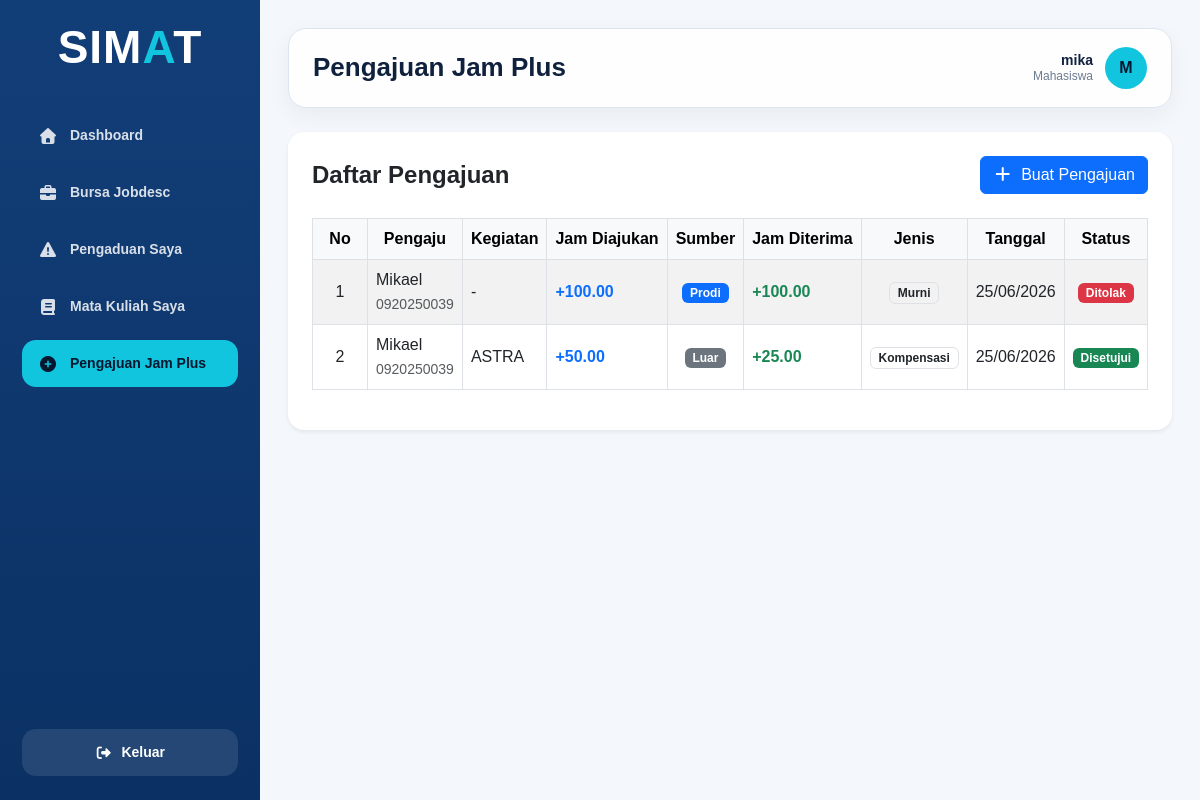
The app's page /transaksi/pengajuan_jam_plus/index.php (signed in), older data.
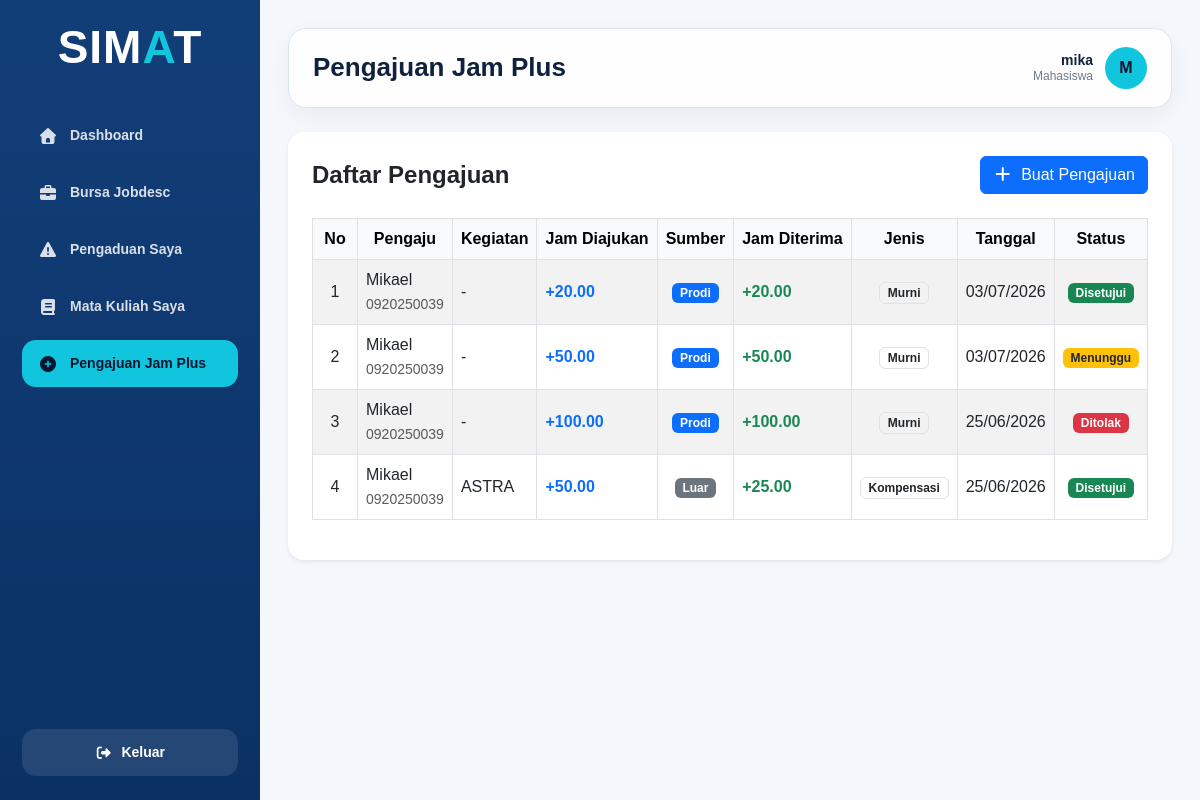
The same page, newer data.
### tables this page shows
CREATE TABLE `pengajuan_jam_plus` (
  `id_pengajuan_jam_plus` int NOT NULL,
  `id_kegiatan` int DEFAULT NULL,
  `jumlah_jam_plus` decimal(6,2) NOT NULL,
  `jenis_jam` enum('Murni','Kompensasi') NOT NULL,
  `sumber_jam` enum('Prodi','Luar') NOT NULL,
  `tanggal_pengajuan` datetime NOT NULL,
  `deskripsi_pekerjaan` text,
  `nama_pemberi` varchar(50) DEFAULT NULL,
  `dokumen_url` varchar(2048) DEFAULT NULL,
  `status_pengajuan` enum('Menunggu Verifikasi','Disetujui','Ditolak') DEFAULT 'Menunggu Verifikasi'
);

CREATE TABLE `mahasiswa` (
  `id_mahasiswa` int NOT NULL,
  `id_kelas` int NOT NULL,
  `id_periode_akademik` int NOT NULL,
  `nim` varchar(20) NOT NULL,
  `nama_mahasiswa` varchar(50) NOT NULL,
  `email` varchar(50) DEFAULT NULL,
  `no_hp` varchar(20) DEFAULT NULL,
  `saldo_jam_minus_murni` decimal(10,1) NOT NULL DEFAULT '0.0',
  `saldo_jam_minus_kompensasi` decimal(10,1) NOT NULL DEFAULT '0.0',
  `saldo_jam_plus_murni` decimal(10,1) NOT NULL DEFAULT '0.0',
  `saldo_jam_plus_kompensasi` decimal(10,1) NOT NULL DEFAULT '0.0',
  `status_mahasiswa` enum('Aktif','Tidak Aktif','Lulus','Cuti') DEFAULT 'Aktif'
);

### config/function.php (called while the page is built, shortened)
<?php
function aman($data)
{
    return htmlspecialchars($data ?? '', ENT_QUOTES, 'UTF-8');
}
?>

### transaksi/pengajuan_jam_plus/index.php (the view, shortened to what this page needs)
<?php
require_once "../../config/koneksi.php";
require_once "../../config/function.php";
$role = $_SESSION['role'] ?? '';
$active_menu = "pengajuan_jam_plus";
$data_pengajuan = [];
$query = mysqli_query($koneksi, "CALL usp_select_pengajuan_jam_plus()");
if ($query) {
    while ($row = mysqli_fetch_assoc($query)) {
        if ($role == "Mahasiswa" && $row['id_pengaju'] != $_SESSION['id_pengguna']) {
            continue;
        }
        $data_pengajuan[] = $row;
    }
}
require_once "../../includes/dashboard_header.php";
require_once "../../includes/sidebar.php";
?>
<main class="main-content">
    <div class="topbar">
        <h1 class="page-title">Pengajuan Jam Plus</h1>
        <div class="user-info">
            <div class="user-detail">
                <div class="user-name"><?= aman($_SESSION['username']); ?></div>
                <div class="user-role"><?= aman($_SESSION['role']); ?></div>
            </div>
            <div class="user-avatar"><?= strtoupper(substr($_SESSION['username'], 0, 1)); ?></div>
        </div>
    </div>
    <div class="content-wrapper">
        <div class="card border-0 shadow-sm rounded-4">
            <div class="card-body p-4">
                <div class="d-flex justify-content-between align-items-center mb-4">
                    <h4 class="fw-bold mb-0">Daftar Pengajuan</h4>
                    <?php if ($role == "Mahasiswa") { ?>
                        <a href="tambah.php" class="btn btn-primary"><i class="fa-solid fa-plus me-1"></i> Buat Pengajuan</a>
                    <?php } ?>
                </div>
                <div class="table-responsive">
                    <table id="myTable" class="table table-hover table-bordered table-striped align-middle text-nowrap" border="1">
                        <thead class="table-light">
                            <tr>
                                <th style="width: 60px" class="text-center">No</th>
                                <th class="text-center">Pengaju</th>
                                <th class="text-center">Kegiatan</th>
                                <th class="text-center">Jam Diajukan</th>
                                <th class="text-center">Sumber</th>
                                <th class="text-center">Jam Diterima</th>
                                <th class="text-center">Jenis</th>
                                <th class="text-center">Tanggal</th>
                                <th class="text-center">Status</th>
                            </tr>
                        </thead>
                        <tbody>
                            <?php if (count($data_pengajuan) > 0) { $no = 1; foreach ($data_pengajuan as $row) { ?>
                                <tr>
                                    <td class="text-center"><?= $no++; ?></td>
                                    <td><?= aman($row['nama_pengaju']); ?><br><small class="text-muted"><?= aman($row['nim_pengaju']); ?></small></td>
                                    <td>
                                        <?php if ($row['sumber_jam'] == 'Luar') { ?>
                                            <?= aman($row['nama_kegiatan']); ?>
                                        <?php } else { ?>
                                            -
                                        <?php } ?>
                                    </td>
                                    <td class="fw-bold text-primary">+<?= $row['jumlah_jam_plus']; ?></td>
                                    <td class="text-center">
                                        <?php if ($row['sumber_jam'] == "Prodi") { ?>
                                            <span class="badge bg-primary">Prodi</span>
                                        <?php } else { ?>
                                            <span class="badge bg-secondary">Luar</span>
                                        <?php } ?>
                                    </td>
                                    <td class="fw-bold text-success">
                                        +<?= number_format($row['jumlah_jam_diterima'], 2); ?>
                                    </td>
                                    <td class="text-center"><span class="badge border text-dark"><?= $row['jenis_jam']; ?></span></td>
                                    <td><?= date('d/m/Y', strtotime($row['tanggal_pengajuan'])); ?></td>
                                    <td class="text-center">
                                        <?php if ($row['status_pengajuan'] == "Menunggu Verifikasi") { ?>
                                            <span class="badge bg-warning text-dark">Menunggu</span>
                                        <?php } elseif ($row['status_pengajuan'] == "Disetujui") { ?>
                                            <span class="badge bg-success">Disetujui</span>
                                        <?php } else { ?>
                                            <span class="badge bg-danger">Ditolak</span>
                                        <?php } ?>
                                    </td>
                                </tr>
                            <?php } } else { ?>
                                <tr><td colspan="10" class="text-center py-4">Belum ada data.</td></tr>
                            <?php } ?>
                        </tbody>
                    </table>
                </div>
            </div>
        </div>
    </div>
</main>
<?php require_once "../../includes/dashboard_footer.php"; ?>

### includes/dashboard_header.php (shortened to what this page needs)
<!doctype html>
<html lang="id">
<head>
    <link rel="stylesheet" href="/SIMAT/assets/vendor/bootstrap/css/bootstrap.min.css">
    <link rel="stylesheet" href="/SIMAT/assets/vendor/fontawesome/css/all.min.css">
    <link rel="stylesheet" href="/SIMAT/assets/vendor/datatables/datatables.min.css">
    <link rel="stylesheet" href="/SIMAT/assets/css/dashboard.css?v=12">
</head>
<body>

### includes/sidebar.php (shortened to what this page needs)
<?php
$active_menu = $active_menu ?? "";
$role = $_SESSION['role'] ?? "";
$dashboard_link = "/SIMAT/dashboard/dashboard_mahasiswa.php";
?>
<aside class="sidebar">
    <div class="sidebar-brand">
        <div class="brand-title">SIM<span>A</span>T</div>
    </div>
    <nav class="sidebar-menu">
        <a href="<?= $dashboard_link; ?>" class="menu-link <?= $active_menu == 'dashboard' ? 'active' : ''; ?>">
            <i class="fa-solid fa-house"></i>
            <span>Dashboard</span>
        </a>
        <?php if ($role != "") { ?>
        <a href="/SIMAT/transaksi/bursa_jobdesc/index.php" class="menu-link <?= $active_menu == 'bursa_jobdesc' ? 'active' : ''; ?>">
            <i class="fa-solid fa-briefcase"></i>
            <span>Bursa Jobdesc</span>
        </a>
        <?php } ?>
        <?php if ($role == "Mahasiswa") { ?>
            <a href="/SIMAT/transaksi/pengaduan_kerusakan_fasilitas/index.php" class="menu-link <?= $active_menu == 'pengaduan_fasilitas' ? 'active' : ''; ?>">
                <i class="fa-solid fa-triangle-exclamation"></i>
                <span>Pengaduan Saya</span>
            </a>
            <a href="/SIMAT/transaksi/mata_kuliah_saya/index.php" class="menu-link <?= $active_menu == 'mata_kuliah_saya' ? 'active' : ''; ?>">
                <i class="fa-solid fa-book"></i>
                <span>Mata Kuliah Saya</span>
            </a>
            <a href="/SIMAT/transaksi/pengajuan_jam_plus/index.php" class="menu-link <?= $active_menu == 'pengajuan_jam_plus' ? 'active' : ''; ?>">
                <i class="fa-solid fa-circle-plus"></i>
                <span>Pengajuan Jam Plus</span>
            </a>
        <?php } ?>
    </nav>
    <div class="sidebar-footer">
        <a href="/SIMAT/logout.php" class="logout-btn">
            <i class="fa-solid fa-right-from-bracket"></i>
            <span>Keluar</span>
        </a>
    </div>
</aside>

### includes/dashboard_footer.php (shortened to what this page needs)
</body>
</html>

### assets/css/dashboard.css (style rules this page uses)
:root { --primary: #123e78; --primary-dark: #0b3164; --accent: #12c5df; --bg: #f4f7fb; --text: #10213d; --muted: #6c7a91; --white: #ffffff; --border: #dbe5f1; }
* { box-sizing: border-box; }
html, body { width: 100%; min-height: 100%; margin: 0; font-family: Arial, sans-serif; background: var(--bg); color: var(--text); overflow-x: hidden; scrollbar-width: none; -ms-overflow-style: none; }
.sidebar { width: 260px; height: 100vh; position: fixed; top: 0; background: linear-gradient(180deg, var(--primary), var(--primary-dark)); padding: 24px 22px; display: flex; flex-direction: column; color: var(--white); overflow-y: auto; scrollbar-width: none; -ms-overflow-style: none; }
.sidebar-brand { margin-bottom: 42px; display: flex; justify-content: center; align-items: center; }
.brand-title { font-size: 46px; line-height: 1; font-weight: 800; letter-spacing: 1px; color: var(--white); }
.brand-title span { color: var(--accent); }
.sidebar-menu { display: flex; flex-direction: column; gap: 10px; }
.menu-link { display: flex; align-items: center; gap: 12px; color: rgba(255, 255, 255, 0.84); text-decoration: none; padding: 13px 16px; border-radius: 14px; font-size: 14px; font-weight: 700; transition: 0.2s; }
.menu-link i { width: 20px; text-align: center; font-size: 16px; }
.menu-link.active { background: var(--accent); color: #04172f; }
.sidebar-footer { margin-top: auto; padding-top: 18px; }
.logout-btn { display: flex; align-items: center; justify-content: center; gap: 9px; width: 100%; padding: 13px 16px; background: rgba(255, 255, 255, 0.10); color: var(--white); border-radius: 14px; text-decoration: none; font-size: 14px; font-weight: 700; transition: 0.2s; }
.main-content { min-width: 0; margin-left: 260px; min-height: 100vh; padding: 28px; overflow-x: hidden; }
.topbar { min-height: 76px; background: rgba(255, 255, 255, 0.9); border: 1px solid var(--border); border-radius: 18px; padding: 18px 24px; display: flex; align-items: center; justify-content: space-between; gap: 18px; box-shadow: 0 8px 25px rgba(16, 33, 61, 0.05); }
.page-title { margin: 0; font-size: 26px; font-weight: 800; }
.user-info { display: flex; align-items: center; gap: 12px; min-width: max-content; }
.user-detail { line-height: 1.2; text-align: right; }
.user-name { font-size: 14px; font-weight: 700; }
.user-role { font-size: 12px; color: var(--muted); }
.user-avatar { width: 42px; height: 42px; border-radius: 50%; background: var(--accent); color: #04172f; display: flex; align-items: center; justify-content: center; font-weight: 800; }
.content-wrapper { margin-top: 24px; }

Row changes from the older to the newer data that the page shows:
added pengajuan_jam_plus: mahasiswa.nama_mahasiswa "Mikael", mahasiswa.nim "0920250039", jumlah_jam_plus "20.00", sumber_jam "Prodi", jumlah_jam_diterima "20.00", jenis_jam "Murni", tanggal_pengajuan "03/07/2026", status_pengajuan "Disetujui"
added pengajuan_jam_plus: mahasiswa.nama_mahasiswa "Mikael", mahasiswa.nim "0920250039", jumlah_jam_plus "50.00", sumber_jam "Prodi", jumlah_jam_diterima "50.00", jenis_jam "Murni", tanggal_pengajuan "03/07/2026", shows "Menunggu"
